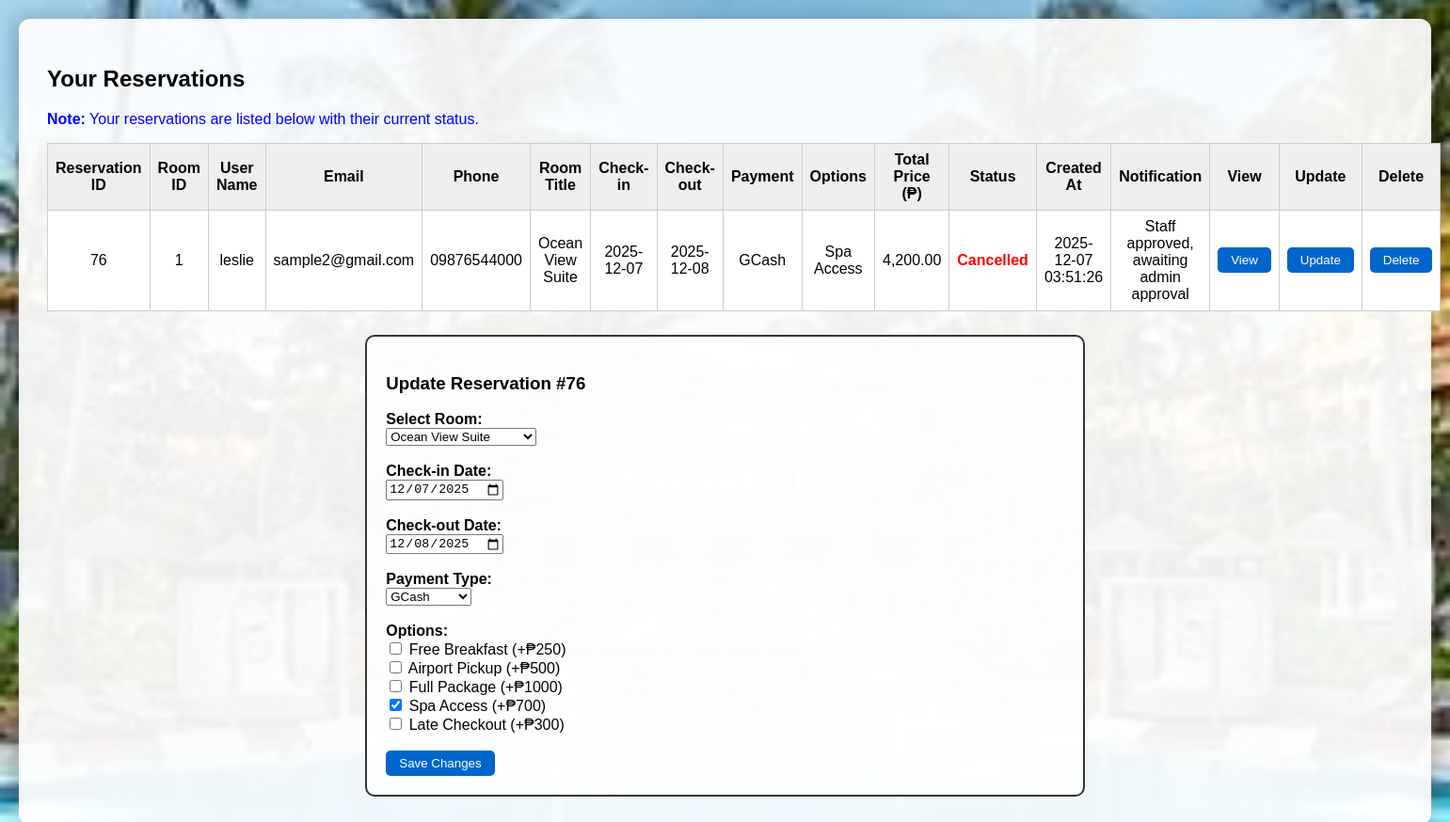
Screenshot of /user/reservation_details.php?edit_id=76 (signed in) with the database file from the repository.
### tables this page shows
CREATE TABLE `reservations` (
  `id` int(11) NOT NULL,
  `user_id` int(11) NOT NULL,
  `room_id` int(11) NOT NULL,
  `checkin_date` date DEFAULT NULL,
  `checkout_date` date DEFAULT NULL,
  `reservation_code` varchar(225) NOT NULL,
  `payment_status` varchar(225) NOT NULL DEFAULT 'pending',
  `days_staying` int(11) NOT NULL DEFAULT 1,
  `payment_type` enum('Cash','GCash','Credit Card','PayPal') DEFAULT NULL,
  `options` text DEFAULT NULL,
  `payment_transaction` varchar(225) DEFAULT NULL,
  `status` varchar(225) NOT NULL DEFAULT 'pending',
  `admin_deleted` tinyint(1) NOT NULL DEFAULT 0,
  `user_deleted` tinyint(1) NOT NULL DEFAULT 0,
  `notifications` varchar(225) NOT NULL,
  `staff_notification` varchar(225) DEFAULT NULL,
  `staff_approved` tinyint(1) NOT NULL DEFAULT 0,
  `admin_approved` tinyint(1) NOT NULL DEFAULT 0,
  `admin_notification` varchar(225) DEFAULT NULL,
  `created_at` timestamp NOT NULL DEFAULT current_timestamp()
);

CREATE TABLE `user_info` (
  `id` int(11) NOT NULL,
  `user_id` int(11) NOT NULL,
  `name` varchar(255) DEFAULT NULL,
  `phone` varchar(50) DEFAULT NULL,
  `address` text DEFAULT NULL,
  `created_at` timestamp NOT NULL DEFAULT current_timestamp()
);

CREATE TABLE `users` (
  `id` int(11) NOT NULL,
  `email` varchar(255) NOT NULL,
  `password` varchar(255) NOT NULL,
  `full_name` varchar(225) NOT NULL,
  `created_at` datetime NOT NULL DEFAULT current_timestamp(),
  `role` enum('admin','staff','user') DEFAULT 'user'
);

### user/reservation_details.php (the view, shortened to what this page needs)
<?php
$servername = "localhost";
$username = "root";
$password = "";
$dbname = "hotel_reservation_system";
$conn = new mysqli($servername, $username, $password, $dbname);
$user_id = $_SESSION['user_id'];
$rooms = [
    1 => ["title"=>"Ocean View Suite","price"=>3500.00],
    2 => ["title"=>"Deluxe King Room","price"=>2200.00],
    3 => ["title"=>"Standard Queen Room","price"=>1500.00],
    4 => ["title"=>"Family Suite","price"=>4000.00],
    5 => ["title"=>"Executive Room","price"=>2800.00],
    6 => ["title"=>"Mountain View Room","price"=>1700.00],
    7 => ["title"=>"Luxury Penthouse","price"=>6500.00],
    8 => ["title"=>"Twin Bed Room","price"=>1600.00],
    9 => ["title"=>"Presidential Suite","price"=>8500.00],
    10 => ["title"=>"Garden Villa","price"=>5000.00],
];
$option_prices = [
    "Free Breakfast"=>250,
    "Airport Pickup"=>500,
    "Full Package"=>1000,
    "Spa Access"=>700,
    "Late Checkout"=>300
];
$stmt = $conn->prepare("
    SELECT r.*, u_info.name, u_info.phone, u.email, r.staff_notification, r.staff_approved
    FROM reservations r
    LEFT JOIN user_info u_info ON r.user_id = u_info.user_id
    LEFT JOIN users u ON r.user_id = u.id
    WHERE r.user_id = ?
    ORDER BY r.created_at DESC
");
$stmt->bind_param("i", $user_id);
$stmt->execute();
$result = $stmt->get_result();
$editData = null;
if (isset($_GET['edit_id'])) {
    $edit_id = intval($_GET['edit_id']);
    $stmt = $conn->prepare("SELECT * FROM reservations WHERE id=? AND user_id=? LIMIT 1");
    $stmt->bind_param("ii", $edit_id, $user_id);
    $stmt->execute();
    $editData = $stmt->get_result()->fetch_assoc();
}
?>
<!DOCTYPE html>
<html lang="en">
<head>
</head>
<body>
<div class="main-container">
<h2>Your Reservations</h2>
<p style="color:blue;"><strong>Note:</strong> Your reservations are listed below with their current status.</p>
<?php if ($result->num_rows > 0): ?>
<table>
<tr>
    <th>Reservation ID</th>
    <th>Room ID</th>
    <th>User Name</th>
    <th>Email</th>
    <th>Phone</th>
    <th>Room Title</th>
    <th>Check-in</th>
    <th>Check-out</th>
    <th>Payment</th>
    <th>Options</th>
    <th>Total Price (₱)</th>
    <th>Status</th>
    <th>Created At</th>
    <th>Notification</th>
    <th>View</th>
    <th>Update</th>
    <th>Delete</th>
</tr>
<?php while($row = $result->fetch_assoc()):
    $room_id = $row['room_id'];
    $room_title = $rooms[$room_id]['title'] ?? "Unknown Room";
    $room_price = $rooms[$room_id]['price'] ?? 0;
    $days = max(1, (strtotime($row['checkout_date']) - strtotime($row['checkin_date'])) / 86400);
    $options = $row['options'] ? explode(',', $row['options']) : [];
    $extras_price = 0;
    foreach ($options as $opt) if(isset($option_prices[$opt])) $extras_price += $option_prices[$opt];
    $total_price = ($room_price * $days) + $extras_price;
    if($row['staff_approved'] == 1 && $row['status'] == 'Pending') {
        $displayStatus = 'Approved by Staff';
    } elseif($row['staff_approved'] == 1 && $row['status'] == 'Approved') {
        $displayStatus = 'Approved';
    } elseif($row['status'] == 'Cancelled') {
        $displayStatus = 'Cancelled';
    } elseif($row['status'] == 'Unavailable') {
        $displayStatus = 'Unavailable';
    } else {
        $displayStatus = 'Pending';
    }
    $statusClass = 'status-'.strtolower(str_replace(' ', '-', $displayStatus));
    $notification = $row['staff_notification'] ?? '-';
?>
<tr>
    <td><?= $row['id']; ?></td>
    <td><?= $room_id; ?></td>
    <td><?= htmlspecialchars($row['name'] ?? '-'); ?></td>
    <td><?= htmlspecialchars($row['email'] ?? '-'); ?></td>
    <td><?= htmlspecialchars($row['phone'] ?? '-'); ?></td>
    <td><?= htmlspecialchars($room_title); ?></td>
    <td><?= $row['checkin_date']; ?></td>
    <td><?= $row['checkout_date']; ?></td>
    <td><?= $row['payment_type'] ?? '-'; ?></td>
    <td><?= $row['options'] ?? '-'; ?></td>
    <td><?= number_format($total_price,2); ?></td>
    <td class="<?= $statusClass; ?>"><?= htmlspecialchars($displayStatus); ?></td>
    <td><?= $row['created_at']; ?></td>
    <td><?= htmlspecialchars($notification); ?></td>
    <td>
        <button class="view-btn"
            data-id="<?= $row['id']; ?>"
            data-room="<?= $room_title; ?>"
            data-checkin="<?= $row['checkin_date']; ?>"
            data-checkout="<?= $row['checkout_date']; ?>"
            data-payment="<?= $row['payment_type'] ?? '-'; ?>"
            data-options="<?= htmlspecialchars(implode('<br>', $options), ENT_QUOTES); ?>"
            data-total="<?= number_format($total_price,2); ?>"
            data-status="<?= htmlspecialchars($displayStatus); ?>"
            data-username="<?= htmlspecialchars($row['name'] ?? '-'); ?>"
            data-email="<?= htmlspecialchars($row['email'] ?? '-'); ?>"
            data-phone="<?= htmlspecialchars($row['phone'] ?? '-'); ?>"
            data-notification="<?= htmlspecialchars($notification); ?>"
        >View</button>
    </td>
    <td>
        <form method="GET">
            <button type="submit">Update</button>
        </form>
    </td>
    <td>
        <form method="GET" onsubmit="return confirm('Are you sure you want to delete this reservation?');">
            <button type="submit">Delete</button>
        </form>
    </td>
</tr>
<?php endwhile; ?>
</table>
<?php else: ?>
<p>You have no reservations yet.</p>
<?php endif; ?>
<?php if ($editData): ?>
<div class="update-box">
<h3>Update Reservation #<?= $editData['id']; ?></h3>
<form method="POST">
    <label><strong>Select Room:</strong></label><br>
    <select name="room_id" required>
        <?php foreach ($rooms as $r_id => $r): ?>
            <option value="<?= $r_id; ?>" <?= ($editData['room_id'] == $r_id) ? 'selected' : ''; ?>>
                <?= $r['title']; ?>
            </option>
        <?php endforeach; ?>
    </select><br><br>
    <label><strong>Check-in Date:</strong></label><br>
    <input type="date" name="checkin_date" value="<?= $editData['checkin_date']; ?>" required><br><br>
    <label><strong>Check-out Date:</strong></label><br>
    <input type="date" name="checkout_date" value="<?= $editData['checkout_date']; ?>" required><br><br>
    <label><strong>Payment Type:</strong></label><br>
    <select name="payment_type" required>
        <?php
        $paymentOptions = ["Cash","GCash","Credit Card","PayPal"];
        foreach ($paymentOptions as $p): ?>
        <option value="<?= $p; ?>" <?= ($editData['payment_type'] == $p) ? 'selected' : ''; ?>><?= $p; ?></option>
        <?php endforeach; ?>
    </select><br><br>
    <label><strong>Options:</strong></label><br>
    <?php
    $selectedOptions = $editData['options'] ? explode(",", $editData['options']) : [];
    foreach ($option_prices as $opt=>$price): ?>
        <label>
            <input type="checkbox" name="options[]" value="<?= $opt; ?>"
                <?= in_array($opt, $selectedOptions) ? 'checked' : ''; ?>>
            <?= $opt . " (+₱$price)"; ?>
        </label><br>
    <?php endforeach; ?>
    <br>
    <button type="submit">Save Changes</button>
</form>
</div>
<?php endif; ?>
</div>
</body>
</html>

### user/reservation_details.php (style rules this page uses)
body { font-family: Arial; margin: 20px; background-image: url('../assets/hotel6.jpg'); background-size: cover; background-position: center; background-attachment: fixed; }
.main-container { background: rgba(255,255,255,0.92); padding: 30px; border-radius: 12px; box-shadow: 0 4px 25px rgba(0,0,0,0.25); }
table { width:100%; border-collapse:collapse; margin-bottom:25px; background:white; }
th, td { border:1px solid #ccc; padding:8px; text-align:center; }
th { background:#eee; }
.status-cancelled, .status-unavailable { color:red; font-weight:bold; }
.update-box { border:2px solid #333; padding:20px; background:#ffffffd9; width:50%; margin:auto; border-radius:10px; }
button { padding:6px 14px; background:#0066cc; color:white; border:none; border-radius:5px; cursor:pointer; }

### rows the page displays
reservations: id "76", room "1", user_info.name "leslie", user.email "sample2@gmail.com", user_info.phone "09876544000", room "Ocean View Suite", checkin_date "2025-12-07", checkout_date "2025-12-08", payment_type "GCash", options "Spa Access", total_price "4,200.00", status "Cancelled", created_at "2025-12-07 03:51:26", staff_notification "Staff approved, awaiting admin approval", room_id "Ocean View Suite", checkin_date "12/07/2025", checkout_date "12/08/2025", options "☑", price "700"

### other values shown
$opt "Free Breakfast"
$price "250"
$opt "Airport Pickup"
$price "500"
$opt "Full Package"
$price "1000"
$opt "Late Checkout"
$price "300"
